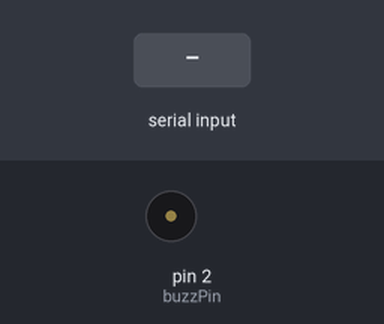
This sketch was run on a simulated Arduino Uno, built with avr-gcc and run on an emulated ATmega328P. Shown: buzzer (waves = sounding, pin HIGH). Inputs (shaded band) come from the test bench. What the sketch prints to the serial monitor is not drawn.

Above: at 1.2 s.
1.3 s: "90,45\n" received over Serial
At 1.85 s:
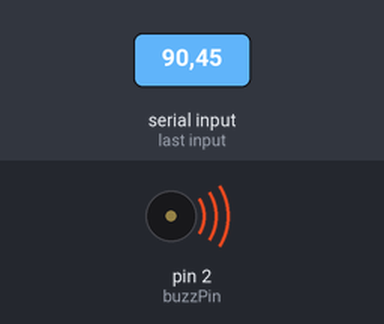
Timing chart, 0 to 9.1 s (numbered marks = the images above; inputs shaded):
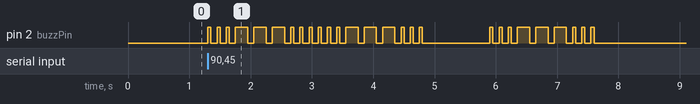

The sketch:

ACTIVEBUZZER.ino
```cpp
int myNumb;
int buttonPin = 3;
int ButtonVal;
int buzzPin = 2;
String msg = "Should we begin";
int dt = 100;
int j;

void setup() {
  // put your setup code here, to run once:
Serial.begin(9600);
pinMode(buzzPin,OUTPUT);
pinMode(buttonPin,INPUT);
}

void loop() {
  // put your main code here, to run repeatedly:
Serial.println(msg);

while(Serial.available()==0){}
myNumb = Serial.parseInt();
for(j=1;j<=9;j=j+1){
  if(j<=3){
  digitalWrite(buzzPin,HIGH);
  delay(50);
  digitalWrite(buzzPin,LOW);
  delay(dt);
}

if(j>3 && j<=6){
  digitalWrite(buzzPin,HIGH);
  delay(200);
  digitalWrite(buzzPin,LOW);
  delay(dt);
}

if(j>6 && j<=9){
  digitalWrite(buzzPin,HIGH);
  delay(50);
  digitalWrite(buzzPin,LOW);
  delay(dt);
}
}
}
```
